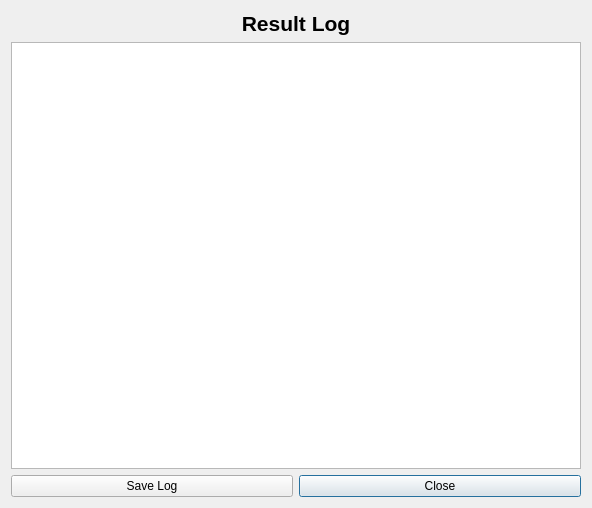
<?xml version="1.0" encoding="UTF-8"?>
<ui version="4.0">
 <class>ErrorLog</class>
 <widget class="QDialog" name="ErrorLog">
  <property name="geometry">
   <rect>
    <x>0</x>
    <y>0</y>
    <width>592</width>
    <height>508</height>
   </rect>
  </property>
  <property name="windowTitle">
   <string>Dialog</string>
  </property>
  <layout class="QGridLayout" name="gridLayout">
   <item row="2" column="1">
    <widget class="QPushButton" name="pushButton">
     <property name="text">
      <string>Close</string>
     </property>
    </widget>
   </item>
   <item row="2" column="0">
    <widget class="QPushButton" name="pushButton_2">
     <property name="text">
      <string>Save Log</string>
     </property>
    </widget>
   </item>
   <item row="1" column="0" colspan="2">
    <widget class="QTextBrowser" name="textBrowserErrorLog"/>
   </item>
   <item row="0" column="0" colspan="2">
    <widget class="QLabel" name="label">
     <property name="font">
      <font>
       <pointsize>16</pointsize>
       <weight>75</weight>
       <bold>true</bold>
      </font>
     </property>
     <property name="frameShape">
      <enum>QFrame::NoFrame</enum>
     </property>
     <property name="frameShadow">
      <enum>QFrame::Sunken</enum>
     </property>
     <property name="text">
      <string>Result Log</string>
     </property>
     <property name="alignment">
      <set>Qt::AlignCenter</set>
     </property>
    </widget>
   </item>
  </layout>
 </widget>
 <resources/>
 <connections>
  <connection>
   <sender>pushButton</sender>
   <signal>clicked()</signal>
   <receiver>ErrorLog</receiver>
   <slot>reject()</slot>
   <hints>
    <hint type="sourcelabel">
     <x>500</x>
     <y>487</y>
    </hint>
    <hint type="destinationlabel">
     <x>561</x>
     <y>6</y>
    </hint>
   </hints>
  </connection>
  <connection>
   <sender>pushButton_2</sender>
   <signal>clicked()</signal>
   <receiver>ErrorLog</receiver>
   <slot>saveLog()</slot>
   <hints>
    <hint type="sourcelabel">
     <x>238</x>
     <y>488</y>
    </hint>
    <hint type="destinationlabel">
     <x>476</x>
     <y>-5</y>
    </hint>
   </hints>
  </connection>
 </connections>
 <slots>
  <slot>saveLog()</slot>
 </slots>
</ui>
